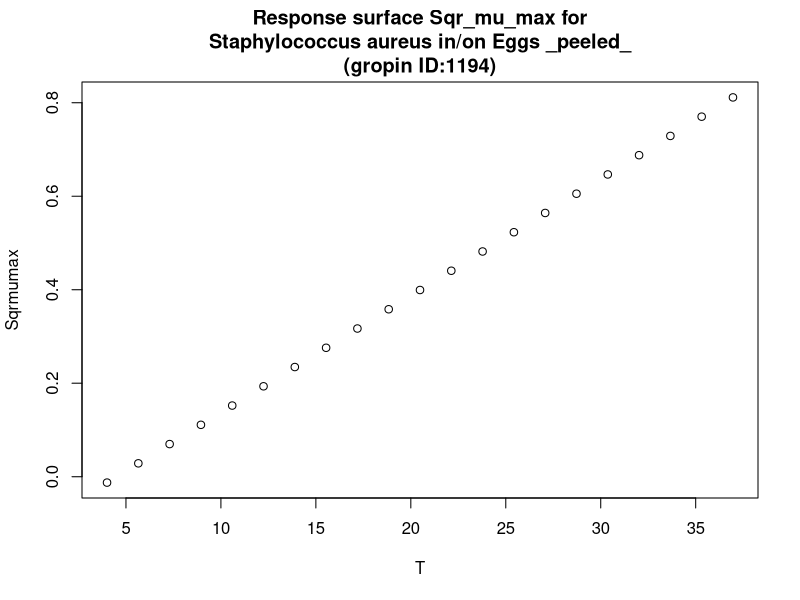

The R script that drew this image:
#############################
# start of Parameter script
#############################
T <- seq(4.004,36.963036963037,length.out=21)
#############################
# end of Parameter script
#############################
############################# 
# start of Model script Gropin ID 1194 
#############################
 
# constant coefficients for this model
 
variables <- data.frame(T)
argumentsPar <- unique.data.frame(expand.grid(variables))
 
# heart of the model
response_surface <- function(T) {
   mumax <-0.025*(T-4.507)

	return(mumax=mumax)
} 

# output parameters
responseSurface <- cbind(argumentsPar,response_surface(argumentsPar['T']))
colnames(responseSurface) <- c(colnames(argumentsPar),'Sqrmumax')
#############################
# End of Model script
#############################
############################# 
# start of Visualisation script Gropin ID 1194 
#############################
titleText <-'Response surface Sqr_mu_max for
Staphylococcus aureus in/on Eggs _peeled_
(gropin ID:1194)'
plot(T,responseSurface$'Sqrmumax',xlab='T',
                          ylab='Sqrmumax',main=titleText)
#############################
# End of Visualisation script
#############################
